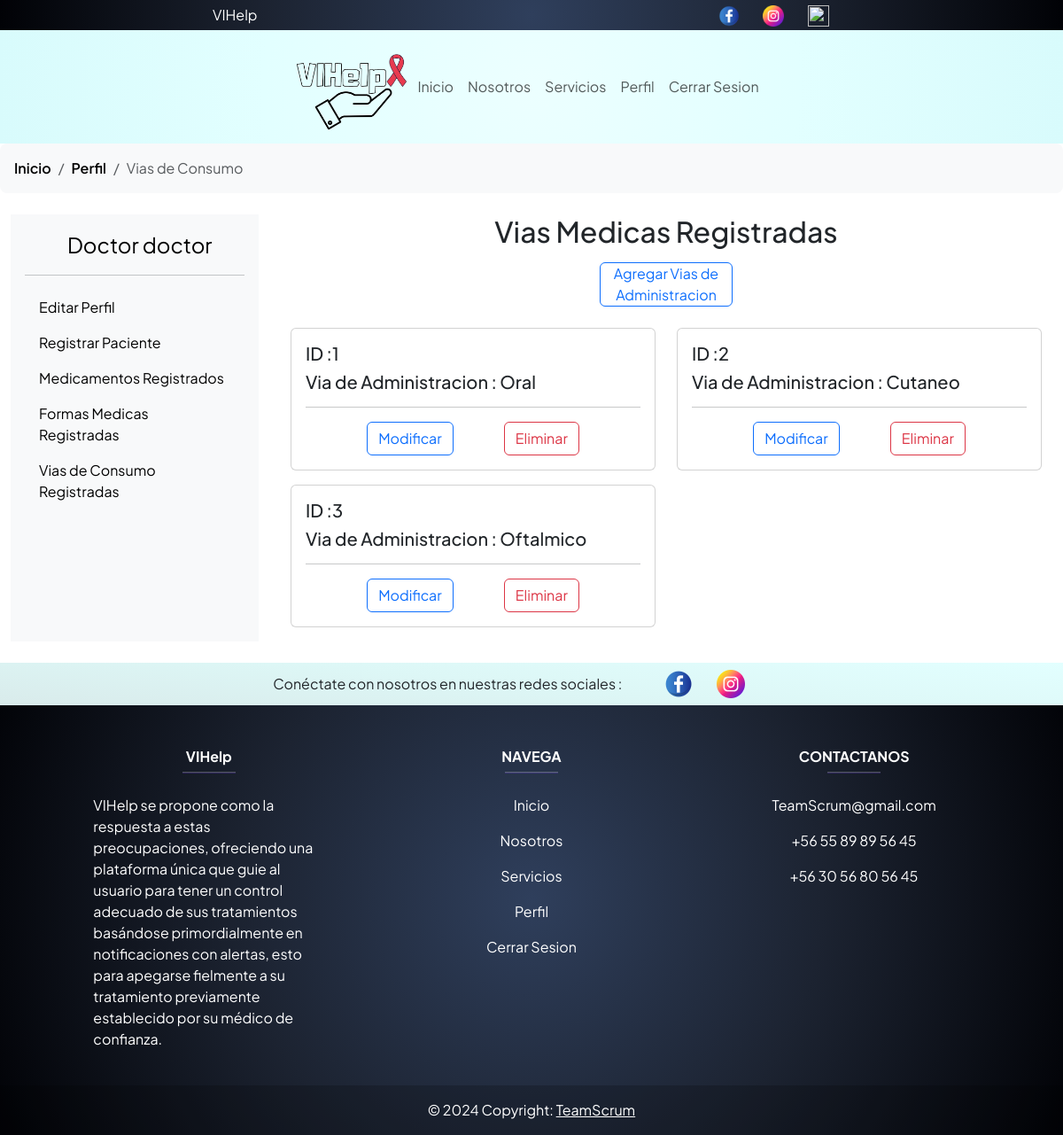
/index.php?pagina=viasConsumo (signed in), run on the app's committed database.
### tables this page shows
CREATE TABLE `doctor` (
  `iddoctor` int(11) NOT NULL,
  `nombre_doc` varchar(45) DEFAULT NULL,
  `apellidos_doc` varchar(45) DEFAULT NULL,
  `cedula_doc` varchar(45) DEFAULT NULL,
  `genero_doc` varchar(45) DEFAULT NULL,
  `institucion` varchar(45) DEFAULT NULL,
  `telefono_doc` varchar(45) DEFAULT NULL,
  `foto_doc` varchar(200) DEFAULT NULL,
  `correo_doc` varchar(45) DEFAULT NULL,
  `contrasena_doc` varchar(200) DEFAULT NULL,
  `tipoUsuario` int(11) NOT NULL
);

CREATE TABLE `viamedica` (
  `idviaMedica` int(11) NOT NULL,
  `via_med` varchar(45) DEFAULT NULL
);

### controller/ctrPlantilla.php (called while the page is built)
<?php
class Plantilla{
    static public function ctrPlantilla(){
        include "view/plantilla.php";
    }
}
?>

### index.php (called while the page is built, shortened)
<?php
require "controller/ctrPlantilla.php";
$plantilla = new Plantilla();
$plantilla->ctrPlantilla();
?>

### controller/Usuario.php (the view, shortened to what this page needs)
<?php
class Usuario{
    private $conexion;
    private function __construct() {
        $this->conexion = mysqli_connect("localhost", "root", "", "vihelp") or die("Existen Problemas con la Base de Datos");
    }
    private function obtenerConexion() {
        return $this->conexion;
    }
	public function VerVias(){
		$registros=mysqli_query($this->obtenerConexion(),"SELECT * FROM viamedica");
		while($reg=mysqli_fetch_array($registros)){
			$idVia = $reg['idviaMedica'];
			$viaMedicina = $reg['via_med'];
			echo "
				<div class='col-sm-6 mb-2 mt-2 '>
					<div class='card'>
						<div class='card-body'>
						<h5 class='card-title'>ID :".$idVia."</h5>
						<h5 class='card-title'>Via de Administracion : ".$viaMedicina."</h5>						<hr>
						<div class='container d-flex justify-content-evenly'>
							<button type='button' class='btn btn-outline-primary'
							data-bs-toggle='modal' data-bs-target='#exampleModalModificarVia".$idVia."' data-bs-whatever='@mdo'>Modificar</button>
							<div class='modal fade' id='exampleModalModificarVia".$idVia."' tabindex='-1' aria-labelledby='exampleModalLabel' aria-hidden='true'>
										<div class='modal-dialog '>
											<div class='modal-content'>
												<div class='modal-header'>
													<h1 class='modal-title fs-5' id='exampleModalLabel'>Modificar Via de Administracion</h1>
													<button type='button' class='btn-close' data-bs-dismiss='modal' aria-label='Close'></button>
												</div>
												<div class='modal-body d-flex align-item-center justify-content-center'>
													<form action='./controller/CtrlUsuario.php' method='post' enctype='multipart/form-data' onsubmit='return ValidacionModificarVia(".$idVia.");'>
														<div class='mb-3'>
															<label class='col-form-label' for='viamed".$idVia."' for='viamed'>Nombre del medicamento</label>
															<input type='text' class='form-control' id='viamed".$idVia."' name='viamed'  value='".$viaMedicina."'>
														</div>
														<input type='hidden' name='idvia' value='".$idVia."'>
														<input type='hidden' name='opc' value='14'>
														<div class='modal-footer'>
														<button type='button' class='btn btn-secondary' data-bs-dismiss='modal'>Cerrar Ventana</button>
														<button type='submit' class='btn btn-primary'>Modificar</button>
														</div>
													</form>
												</div>
											</div>
										</div>
							</div>
							<form action='./controller/CtrlUsuario.php' method='post' class='mb-0'>
							<input type='hidden' name='opc' value='15'>
							<input type='hidden' name='idvia' value='".$idVia."'>
							<button class='btn btn-outline-danger' type='submit'>Eliminar</button>
							</form>
						</div>
						</div>
					</div>
				</div>";
		}
	}
	public function PanelDoctorUsuarios(){
		$correo = $_SESSION['usuario'];
		$tipoUs = $_SESSION['tipoUs'];
		$registro=mysqli_query($this->obtenerConexion(),"SELECT * FROM doctor WHERE correo_doc='$correo' AND tipoUsuario='$tipoUs'");
		while($reg=$registro->fetch_assoc()){
			echo "<div class='d-flex flex-column flex-shrink-0 p-3 bg-body-tertiary' style='width: 280px;'>
			<a style ='cursor:pointer;' data-bs-toggle='modal' data-bs-target='#exampleModalPerfilDoctor".$reg['iddoctor'] ."' class='nav-link d-flex align-items-center mb-3 mb-md-0 me-md-auto link-body-emphasis text-decoration-none'>
			  <svg class='bi pe-none me-2' width='40' height='32'><use xlink:href='#bootstrap'></use></svg>
			  <span class='fs-4'>Doctor ".$reg['nombre_doc'] ."</span>
			</a>
			<div class='modal fade' id='exampleModalPerfilDoctor".$reg['iddoctor'] ."' tabindex='-1' aria-labelledby='exampleModalLabel' aria-hidden='true'>
															<img src='".$reg['foto_doc']."' class='' style='object-fit:contain;object-position:center;border-radius:500px;width:200px;height:200px;' alt='...'>
																<h5>Dr. ".$reg['nombre_doc']." ".$reg['apellidos_doc']."</h5>
															<p class='card-text'>Genero : ".$reg['genero_doc']."</p>
															<p class='card-text'>Telefono: ".$reg['telefono_doc']."</p>
															<p class='card-text'>Correo : ".$reg['correo_doc']."</p>
																Cedula Profesional : ".$reg['cedula_doc']." emitida por ".$reg['institucion']."
			</div>
			<hr>
			<ul class='nav nav-pills flex-column mb-auto'>
				<li>
				<a class='nav-link link-body-emphasis' data-bs-toggle='dropdown' href='#' role='button' aria-expanded='false'>Editar Perfil</a>
					<li class='nav-item' style='cursor:pointer;'><a class='dropdown-item' data-bs-toggle='modal' data-bs-target='#exampleModalModificarDoctor".$reg['iddoctor'] ."'>Editar Datos</a></li>
					<li class='nav-item' style='cursor:pointer;'><a class='dropdown-item' data-bs-toggle='modal' data-bs-target='#exampleModalModificarContraDoctor".$reg['iddoctor'] ."'>Editar Contraseña</a></li>
					<li class='nav-item' style='cursor:pointer;'><a class='dropdown-item' data-bs-toggle='modal' data-bs-target='#exampleModalModificarFotoDoctor".$reg['iddoctor'] ."'>Editar Foto</a></li>
				<div class='modal fade' id='exampleModalModificarDoctor".$reg['iddoctor'] ."' tabindex='-1' aria-labelledby='exampleModalLabel' aria-hidden='true'>
													<input type='text' class='form-control rounded-3' id='nombre_doc' name='nombre_doc' value='".$reg['nombre_doc']."'>
													<input type='text' class='form-control rounded-3' id='apellidos_doc' name='apellidos_doc' value='".$reg['apellidos_doc']."'>
													<input type='text' class='form-control rounded-3' id='telefono_doc' name='telefono_doc' value='".$reg['telefono_doc']."'>
													<input type='text'  class='form-control rounded-3' id='genero_doc' name='genero_doc' value='".$reg['genero_doc']."'>
													<input type='text' class='form-control rounded-3' id='cedula_doc' name='cedula_doc' value='".$reg['cedula_doc']."'>
													<input type='text' class='form-control rounded-3' id='institucion' name='institucion' value='".$reg['institucion']."'>
												  <input type='hidden' name='iddoc' value='".$reg['iddoctor'] ."'>
				</div>
				<div class='modal fade' id='exampleModalModificarFotoDoctor".$reg['iddoctor'] ."' tabindex='-1' aria-labelledby='exampleModalLabel' aria-hidden='true'>
												<img class='img-form' src='".$reg["foto_doc"]."' width='100' height='100'>
															<input type='hidden' name='iddoctor' value='".$reg['iddoctor']."'>
				</div>
				<div class='modal fade' id='exampleModalModificarContraDoctor".$reg['iddoctor'] ."' tabindex='-1' aria-labelledby='exampleModalLabel' aria-hidden='true'>
													<input type='hidden' name='iddoctor' value='".$reg['iddoctor']."'>
				</div>
				</li>
			  <li>
				<a href='#' class='nav-link link-body-emphasis' data-bs-toggle='modal' data-bs-target='#exampleModalRegistrarPaciente'>
				  Registrar Paciente
				</a>
			  </li>
			  <li>
				<a href='./index.php?pagina=medicamentoRegistrado' class='nav-link link-body-emphasis'>
				  Medicamentos Registrados
				</a>
			  </li>
			  <li>
				<a href='./index.php?pagina=formasMedicas' class='d-flex nav-link link-body-emphasis'>
				  Formas Medicas Registradas
				</a>
			  </li>
			  <li>
				<a href='./index.php?pagina=viasConsumo' class='d-flex nav-link link-body-emphasis'>
				  Vias de Consumo Registradas
				</a>
			  </li>
			</ul>
		  </div>";
		}
	}
}
?>

### data on the page
doctor: nombre_doc "doctor"
viamedica: idviaMedica "1", via_med "Oral"
viamedica: idviaMedica "2", via_med "Cutaneo"
viamedica: idviaMedica "3", via_med "Oftalmico"
